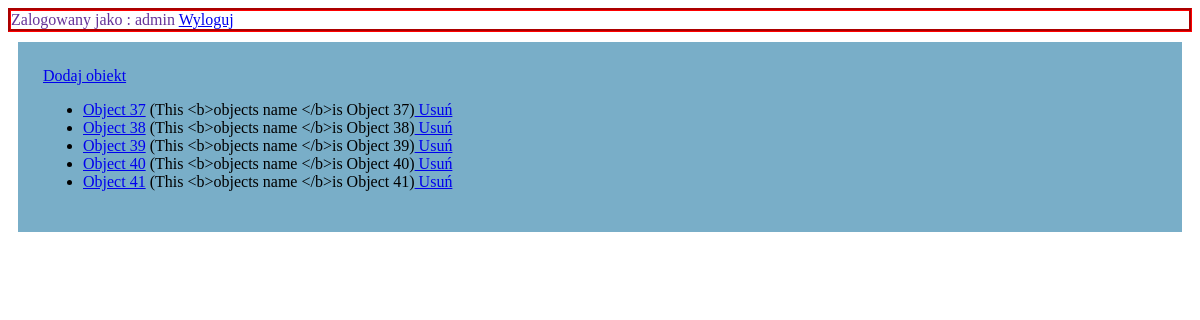
Page / (signed in) on the earlier database version.
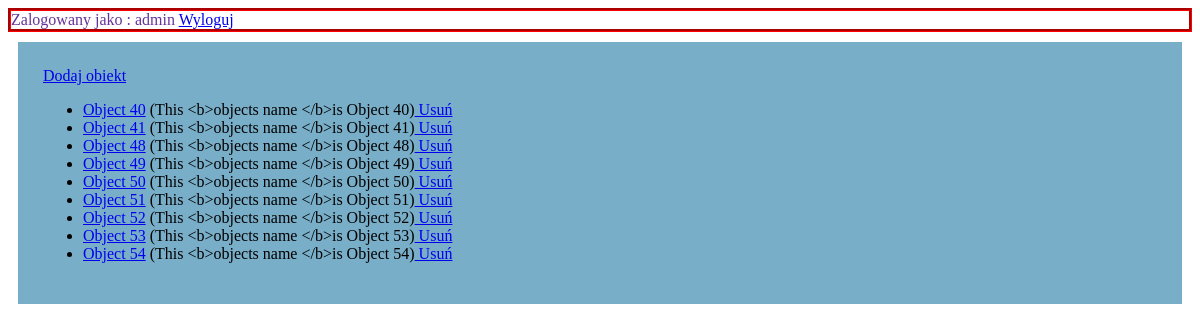
Same page on the later database version.
### Tutorial/models.py (models this page shows)
class Item(models.Model):
    name = models.CharField(max_length=20)
    def __unicode__(self):
        return "This <b>objects name </b>is %s" % self.name

### Tutorial/views.py (the view)
# urls.py: url(r'^$', views.login_form, name='index'),
def index(request):
    if request.user.is_authenticated():
        objects = Item.objects.all()
        return render(request, "index.html", {"items": objects})
    else:
        return HttpResponseRedirect("/error")

### Tutorial/templates/index.html
{% extends "base.html" %}
{% block header %}
    Zalogowany jako : {{ user.username }}
    <a href="/login/logout">Wyloguj</a><br>
{% endblock %}
{% block content %}
    <a href="/add">Dodaj obiekt</a><br>
    <ul>
        {% for item in items %}
            <li><a href="{% url 'Tutorial:details' item.id %}">{{ item.name }}</a> ({{ item }})<a href="{% url 'Tutorial:remove' item.id %}">&nbsp;Usuń</a>
            </li>
        {% endfor %}
    </ul>
{% endblock %}

Differences in the rows shown:
removed Item: name "Object 37", name "This <b>objects name </b>is Object 37"
removed Item: name "Object 38", name "This <b>objects name </b>is Object 38"
removed Item: name "Object 39", name "This <b>objects name </b>is Object 39"
added Item: name "Object 48", name "This <b>objects name </b>is Object 48"
added Item: name "Object 49", name "This <b>objects name </b>is Object 49"
added Item: name "Object 50", name "This <b>objects name </b>is Object 50"
added Item: name "Object 51", name "This <b>objects name </b>is Object 51"
added Item: name "Object 52", name "This <b>objects name </b>is Object 52"
added Item: name "Object 53", name "This <b>objects name </b>is Object 53"
added Item: name "Object 54", name "This <b>objects name </b>is Object 54"
